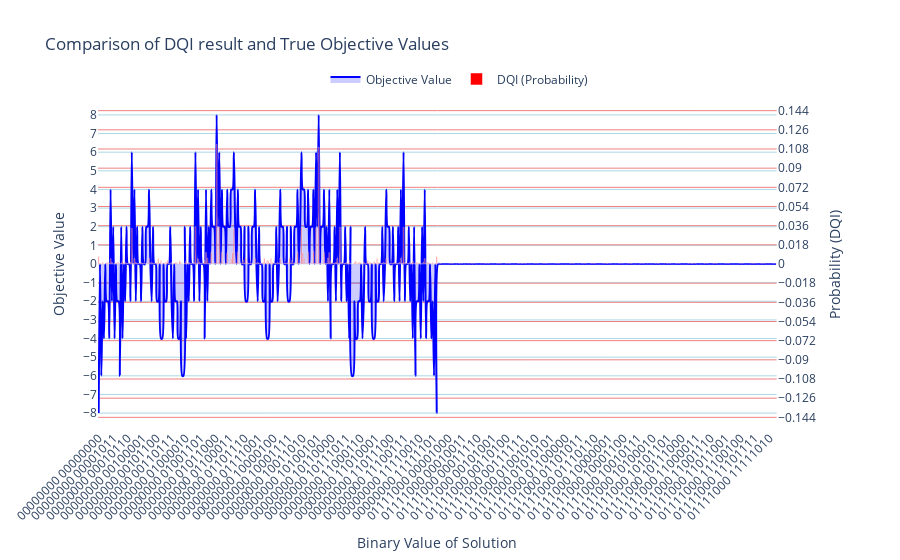

Notebook code for this chart:
### Code cell
brute_force_results = brute_force_max(B, v, first_part="0"*m)
external_data = counts  # A dict of {binary_label: count}
plot_results_union_plotly(
    brute_force_results, 
    external_data, 
    plot_name="Comparison of DQI result and True Objective Values", 
    spline_smoothing=0.8
)

### Figure 1 — Plotly figure (JSON) as saved in the notebook; plotly's stock layout.template omitted (floating-point values rounded to 4 significant figures; data arrays with more than 128 entries replaced by an {"elided": "..."} marker saying what was removed)
{"data": [{"fill": "tozeroy", "fillcolor": "rgba(0, 0, 255, 0.2)", "line": {"color": "blue", "shape": "spline", "smoothing": 0.8}, "mode": "lines", "name": "Objective Value", "type": "scatter", "x": {"elided": "512 str values"}, "xaxis": "x", "y": {"elided": "512 int values"}, "yaxis": "y"}, {"marker": {"color": "red", "opacity": 0.6}, "name": "DQI (Probability)", "type": "bar", "x": {"elided": "512 str values"}, "xaxis": "x", "y": {"elided": "512 float values"}, "yaxis": "y2"}], "layout": {"legend": {"orientation": "h", "x": 0.5, "xanchor": "center", "y": 1.02, "yanchor": "bottom"}, "title": {"text": "Comparison of DQI result and True Objective Values"}, "xaxis": {"anchor": "y", "domain": [0, 0.94], "tickangle": -45, "title": {"text": "Binary Value of Solution"}}, "yaxis": {"anchor": "x", "domain": [0, 1], "dtick": 1, "gridcolor": "lightblue", "range": [-8.8, 8.8], "showgrid": true, "tick0": 0, "title": {"text": "Objective Value"}}, "yaxis2": {"anchor": "x", "dtick": 0.018, "gridcolor": "lightcoral", "overlaying": "y", "range": [-0.154, 0.154], "showgrid": true, "side": "right", "tick0": 0, "title": {"text": "Probability (DQI)"}}}}
